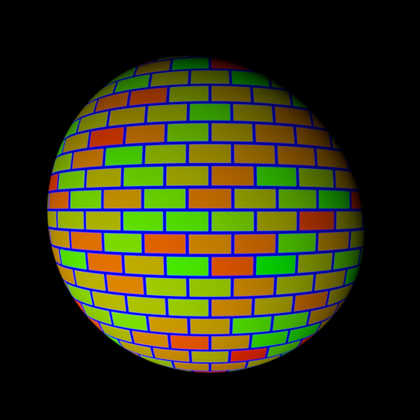
%> input picture Lab 1/photometric/SphereColor/Sphere_-0.5_-0.5.png, 420 x 420 px, shrunk from 512 x 512 before the run; its folder holds only this picture in this run
$ octave photometric_stereo.m   (GNU Octave 9; MATLAB toolbox functions it lacks are replaced by stand-ins)
%> lines starting %> are read from the running program, lines starting %| are printed output that depends on the picture; in (x1, y1, x2, y2) boxes, pixels count from 0 and x2, y2 are one past the last pixel; in counts of white or black regions, pixels touching at a corner belong together; the program's own positions count from 1
### Lab 1/photometric/load_syn_images.m
function [ image_stack, scriptV ] = load_syn_images( image_dir, channel )
%> called with image_dir = './SphereColor/', channel = 3
%LOAD_SYN_IMAGES read from directory image_dir all files with extension png
%   image_dir: path to the image directory
%   nchannel: the image channel to be loaded, default = 1
%
%   image_stack: all images stacked along the 3rd channel
%   scriptV: light directions

files = dir(fullfile(image_dir, '*.png'));
nfiles = length(files);

if nargin == 1
    channel = 1;
end

image_stack = 0;
V = 0;
Z = 0.5;

for i = 1:nfiles

    % read input image
    im = imread(fullfile(image_dir, files(i).name));
%> im is the input picture: size 420x420x3 uint8; mean R, G, B 45.1, 47.1, 21.8
    im = im(:, :, channel);
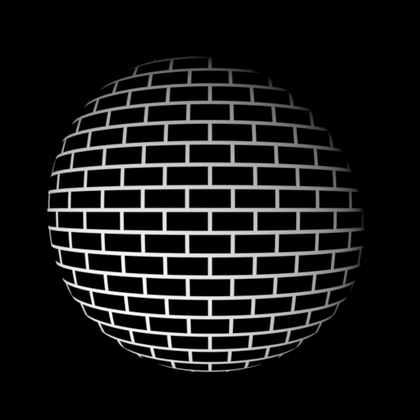
%> im: size 420x420 uint8; min 0, max 255, mean 21.8

    % stack at third dimension
    if image_stack == 0
        [h, w] = size(im);
%> h = 420; w = 420
        fprintf('Image size (HxW): %dx%d\n', h, w);
%| Image size (HxW): 420x420
        image_stack = zeros(h, w, nfiles, 'uint8');
        V = zeros(nfiles, 3, 'double');
    end

    image_stack(:, :, i) = im;

    % read light direction from image name
    name = files(i).name(8:end);
    m = strfind(name,'_')-1;
    X = str2double(name(1:m));
    n = strfind(name,'.png')-1;
    Y = str2double(name(m+2:n));
    V(i, :) = [-X, Y, Z];
end

% normalization
min_val = double(min(image_stack(:)));
%> min_val = 0
max_val = double(max(image_stack(:)));
%> max_val = 255
image_stack = (double(image_stack) - min_val) / (max_val - min_val);

normV = sqrt(sum(V.^2, 2));
scriptV = bsxfun(@rdivide, V, normV);

end

### Lab 1/photometric/estimate_alb_nrm.m
function [ albedo, normal] = estimate_alb_nrm( image_stack, scriptV, shadow_trick)
%COMPUTE_SURFACE_GRADIENT compute the gradient of the surface
%   image_stack : the images of the desired surface stacked up on the 3rd
%   dimension
%   scriptV : matrix V (in the algorithm) of source and camera information
%   shadow_trick: (true/false) whether or not to use shadow trick in solving
%   	linear equations
%   albedo : the surface albedo
%   normal : the surface normal


[h, w, ~] = size(image_stack);
if nargin == 2
    shadow_trick = true;
end

albedo = zeros(h, w, 1);
normal = zeros(h, w, 3);

% loop over each pixel
for row = 1:h
    for col = 1:w

        % squeeze out the unit dimension
        i = squeeze(image_stack(row, col, :));

        % solve linear system per pixel and apply shadow trick if necessary
        if shadow_trick
            scriptI = diag(i);
            [g, ~] = linsolve(scriptI * scriptV, scriptI * i);
        else
            [g, ~] = linsolve(scriptV, i);
        end

        % extract the albedo
        albedo(row, col, 1) = norm(g);

        % calculate the normal if denominator larger than 0
        if norm(g) > 0
            normal(row, col, :) = g / norm(g);
        end
    end
end

end

### Lab 1/photometric/check_integrability.m
function [ p, q, SE ] = check_integrability( normals )
%CHECK_INTEGRABILITY check the surface gradient is acceptable
%   normals: normal image
%   p : df / dx
%   q : df / dy
%   SE : Squared Errors of the 2 second derivatives

% initalization
[h, w, d] = size(normals);
p = zeros(h, w, 1);
q = zeros(h, w, 1);
SE = zeros(h, w, 1);

% loop over normals per pixel
for row = 1:h
    for col = 1:w

        % extract current normal
        current = normals(row, col, :);

        % approximate first order derivatives
        p(row, col, 1) = current(1) / current(3);
        q(row, col, 1) = current(2) / current(3);
    end
end

p(isnan(p)) = 0;
q(isnan(q)) = 0;

% compute second order derivatives along different dimensions
p2 = diff(p, 1, 1);
q2 = diff(q, 1, 2);

% zero padding
[x, y] = size(p2);
p2 = [p2; zeros(abs(x - y), w)];
q2 = [q2, zeros(h, abs(x - y))];

% calculate the error per pixel from the second order derivatives
for row = 1:h
    for col = 1:w
        errors = (p2(row, col, 1) - q2(row, col, 1))^2;
        SE(row, col) = errors;
    end
end

end

### Lab 1/photometric/construct_surface.m
function [ height_map ] = construct_surface( p, q, path_type )
%CONSTRUCT_SURFACE construct the surface function represented as height_map
%   p : measures value of df / dx
%   q : measures value of df / dy
%   path_type: type of path to construct height_map, either 'column',
%   'row', or 'average'
%   height_map: the reconstructed surface


if nargin == 2
    path_type = 'row';
end

[h, w] = size(p);
height_map = zeros(h, w);

switch path_type
    case 'column'

        % first add all partial derivatives in first column
        height_map(1, 1) = 0;
        for pixel = 2:h
            height_map(pixel, 1) = height_map(pixel - 1, 1) + q(pixel, 1);
        end

        % then add all partial derivatives in rows (except first element)
        for row = 1:h
            for pixel = 2:w
                height_map(row, pixel) = height_map(row, pixel - 1) + p(row, pixel);
            end
        end

    case 'row'

        % first add all partial derivatives in first row
        height_map(1, 1) = 0;
        for pixel = 2:w
            height_map(1, pixel) = height_map(1, pixel - 1) + p(1, pixel);
        end

        % then add all partial derivatives in columns (except first
        % element)
        for col = 1:w
            for pixel = 2:h
                height_map(pixel, col) = height_map(pixel - 1, col) + q(pixel, col);
            end
        end

    case 'average'

        % shape by integration for row-major and column-major
        height_map_row = construct_surface(p, q, 'row');
        height_map_col = construct_surface(p, q, 'column');

        % take average of the two
        height_map = (height_map_row + height_map_col) ./ 2;

end


end

### Lab 1/photometric/show_results.m
function show_results( albedo, normals, SE )
%SHOW_RESULTS display albedo, normal and computational errors

[h, w, ~] = size(normals);

% plot the results
figure
subplot(2, 3, 1);
[X, Y] = meshgrid(1:w, 1:h);
surf(X, Y, SE, gradient(SE));
title('Integrability check: (dp / dy - dq / dx) ^2 ');

subplot(2, 3, 2);
imshow(albedo);
title('Albedo');

subplot(2, 3, 3);
minN = min(min(normals, [], 1), [], 2);
maxN = max(max(normals, [], 1), [], 2);
normal_img = (normals - minN) ./ (maxN - minN);
% NOTE: all 3 operations(-, /, -) are done in in broadcasting manner
% before MATLAB2016B, must use BSXFUN(@minus, normals, minN), ...
imshow(normal_img);
title('Normal map');

subplot(2, 3, 4);
imshow(normal_img(:, :, 1));
title('Normal X-component');

subplot(2, 3, 5);
imshow(normal_img(:, :, 2));
title('Normal Y-component');

subplot(2, 3, 6);
imshow(normal_img(:, :, 3));
title('Normal Z-component');


end

### Lab 1/photometric/show_model.m
function show_model(albedo, height_map)
% SHOW_MODEL: display the model with texture
%   albedo: image used as texture for the model
%   height_map: height in z direction, describing the model geometry
% Spring 2014 CS 543 Assignment 1
% Arun Mallya and Svetlana Lazebnik


% some cosmetic transformations to make 3D model look better
[hgt, wid] = size(height_map);
[X,Y] = meshgrid(1:wid, 1:hgt);
H = rot90(fliplr(height_map), 2);
A = rot90(fliplr(albedo), 2);

figure;
mesh(H, X, Y, A);
axis equal;
xlabel('Z')
ylabel('X')
zlabel('Y')
title('Height Map')
view(-60,20)
colormap(gray)
set(gca, 'XDir', 'reverse')
set(gca, 'XTick', []);
set(gca, 'YTick', []);
set(gca, 'ZTick', []);
end

### Lab 1/photometric/load_face_images.m
function [image_stack, scriptV] = load_face_images(image_dir)
% LOAD_FACE_IMAGES Load the set of face images.
%   image_dir: path to the image directory
%
%   image_stack: all images stacked along the 3rd channel
%   scriptV: light directions
%
% Source: Marc Pollefeys, 2006

num_images = 64;

% get ambient image
filename = [image_dir 'yaleB02_P00_Ambient.pgm'];
ambient_image = getpgmraw(filename);
[h, w] = size(ambient_image);

% get list of all other image files
d = dir([image_dir 'yaleB02_P00A*.pgm']);

% randomly select num_images number of images
filenames = {d(:).name};
total_images = numel(filenames);

if num_images <= total_images
    filenames = {d(randperm(numel(d), num_images)).name};
else
    fprintf('Total available images is less than specified.\nProceeding with %d images.\n', total_images)
end

Nimages = numel(filenames);

% arrays to store the angles of light sources
Ang = zeros(2, Nimages);

% create array of illuminated images
image_stack = zeros(h, w, Nimages);

for j = 1 : Nimages
	m = strfind(filenames{j},'A')+1;
	Ang(1,j) = str2double(filenames{j}(m:(m+3)));
	m = strfind(filenames{j},'E')+1;
	Ang(2,j) = str2double(filenames{j}(m:(m+2)));
	image_stack(:,:,j) = getpgmraw([image_dir filenames{j}]);
end

[X,Y,Z]= sph2cart(pi*Ang(1,:)/180,pi*Ang(2,:)/180,1);
scriptV = [Y;Z;X];
scriptV = scriptV';


%% preprocess the data:

% subtract ambient_image from each image in imarray
image_stack = bsxfun(@minus, image_stack, ambient_image);

% make sure no pixel is less than zero
image_stack(image_stack < 0) = 0;

% rescale values in imarray to be between 0 and 1
minVal = min(image_stack(:));
maxVal = max(image_stack(:));
image_stack = (image_stack - minVal) / (maxVal - minVal);

end

### Lab 1/photometric/getpgmraw.m
% getpgmraw.m
% -----------
%
% function  [pic,maxgray]=getpgmraw(filename)
%
%
%  AUTHOR: A.S. Georghiades
%    DATE: April 28, 1997
% PURPOSE:
%         Reads gray scale PGM (raw) images.
%
% ARGUMENTS:
%         filename: A string containing the name of the image file to be read.
%
% RETURNS:
%         pic: The gray scale image in an array.
%     maxgray: The maximum pixel value in pic. Usually 255.
%
% (No dependancies)
%

function [pic,maxgray]=getpgmraw(filename)


%% Open file.
%
 fid=fopen(filename);


%% If not PGM then exit with an error message
%.
 code=fscanf(fid,'%s',1);
 if (code ~= 'P5')
	error('Not a PGM (raw) image');
 end


%% Get width.
%
 width=[];
 while (isempty(width))
   [width,cnt]=fscanf(fid,'%d',1);
   if (cnt==0)
     fgetl(fid);
   end
 end

%% Get height.
%
 height=fscanf(fid,'%d',1);

%% Get max gray value.
%
 maxgray=fscanf(fid,'%d',1);


%% Read actual data.
%
 cnt=fread(fid,1);		% newline
 pic=fread(fid,[width,height])';


%% Close file.
%
 fclose(fid);


%%%%

### Lab 1/photometric/photometric_stereo.m
close all
clear all
clc

disp('Part 1: Photometric Stereo')

% obtain many images in a fixed view under different illumination
disp('Loading images...')
image_dir = './SphereColor/';   % TODO: get the path of the script
%image_ext = '*.png';false

n_channels = 3;
[image_stack, scriptV] = load_syn_images(image_dir, n_channels);
%> scriptV = [0.577 -0.577 0.577]
[h, w, n] = size(image_stack);
%> h = 420; w = 420; n = 1
fprintf('Finish loading %d images.\n\n', n);
%| Finish loading 1 images.

% compute the surface gradient from the stack of imgs and light source mat
disp('Computing surface albedo and normal map...')

[albedo, normals] = estimate_alb_nrm(image_stack, scriptV, true);
%> after the loop in estimate_alb_nrm, `for row = 1:h`:
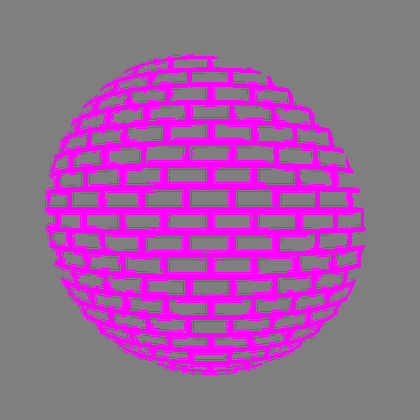
%> normal: size 420x420x3 double; mean R, G, B 0.125, -0.125, 0.125; drawn with min black and max white
%> after the loop in estimate_alb_nrm, `for row = 1:h`: g = [0; 0; 0]; scriptI = 0

%% integrability check: is (dp / dy  -  dq / dx) ^ 2 small everywhere?
disp('Integrability checking')
[p, q, SE] = check_integrability(normals);
%> after the loop in check_integrability, `for row = 1:h`: q: size 420x420 double; 78.27% of the values are NaN or infinite; the others: min -1, max -1, mean -1
%> in check_integrability, `q(isnan(q)) = 0;`:
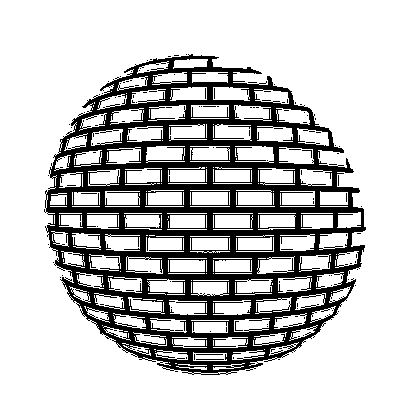
%> q: size 420x420 double; values -1 (black) and 0 (white), 78.3% white; 146 black regions (142 under 20 px), largest, box (x1, y1, x2, y2) and area: (44, 54, 366, 375) 37773, (196, 359, 224, 360) 28, (196, 354, 223, 355) 27, (235, 321, 243, 331) 20
%> after the loop in check_integrability, `for row = 1:h`:
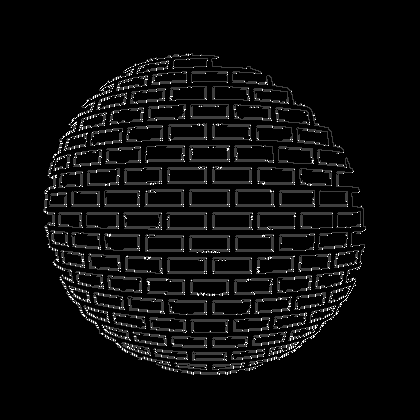
%> SE: size 420x420 double; min 0, max 4, mean 0.182; drawn with min black and max white

threshold = 0.005;
SE(SE <= threshold) = NaN; % for good visualization
fprintf('Number of outliers: %d\n', sum(sum(SE > threshold)));
%| Number of outliers: 25185
fprintf('Number of albedo errors: %d\n\n', sum(sum(abs(albedo) > 1)));
%| Number of albedo errors: 0

%% compute the surface height
height_map = construct_surface( p, q , 'average');
%> in construct_surface (call 2), `height_map(1, 1) = 0;`: height_map: size 420x420 double; every value is 0
%> call 3 of construct_surface, with path_type = 'column'
%> after the loop in construct_surface (call 3), `for row = 1:h`:
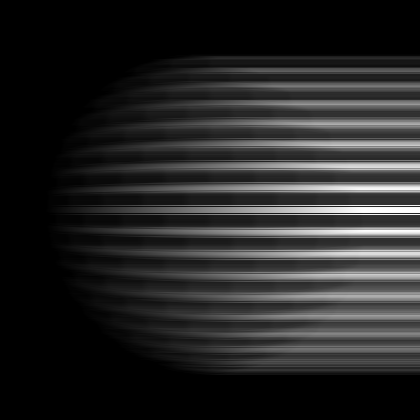
%> height_map: size 420x420 double; min 0, max 319, mean 47.8; drawn with min black and max white
%> in construct_surface, `height_map = (height_map_row + height_map_col) ./ 2;`:
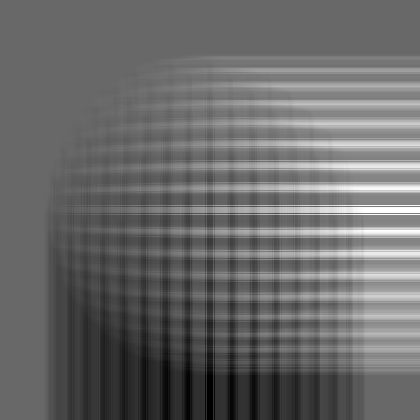
%> height_map: size 420x420 double; min -110.5, max 159.5, mean 2.1; drawn with min black and max white

%% Display
show_results(albedo, normals, SE);
%> in show_results, `minN = min(min(normals, [], 1), [], 2);`: minN = [0 -0.577 0]
%> in show_results, `maxN = max(max(normals, [], 1), [], 2);`: maxN = [0.577 0 0.577]
show_model(albedo, height_map);
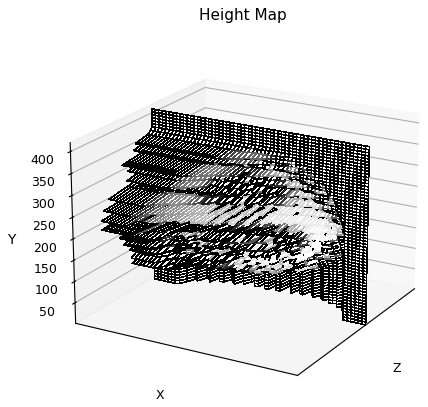
%> figure redrawn from the program's plot data


%% Face
[image_stack, scriptV] = load_face_images('./yaleB02/');
%> the run ends on the next line
